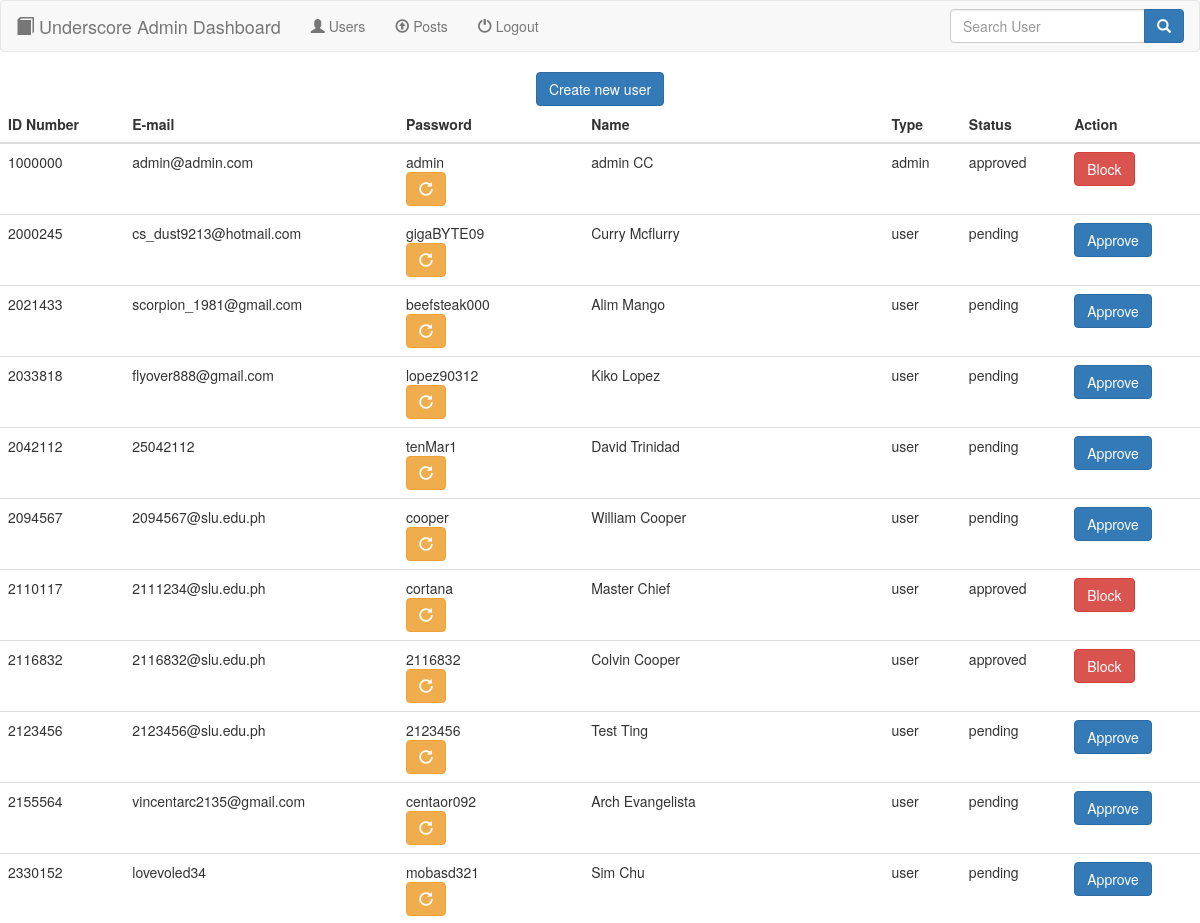
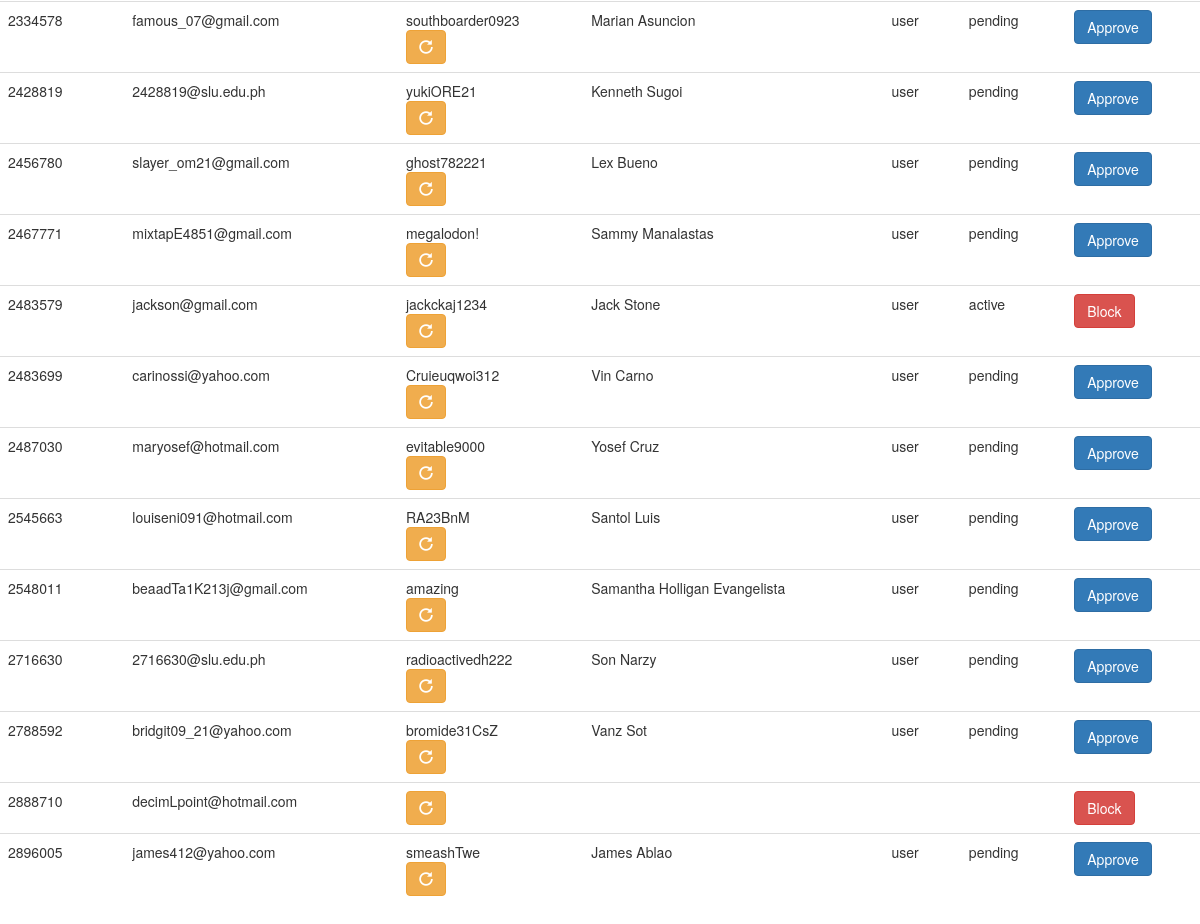
/adminUnderscore/users.php, run on an earlier commit of the app's database (2 pictures, top to bottom).
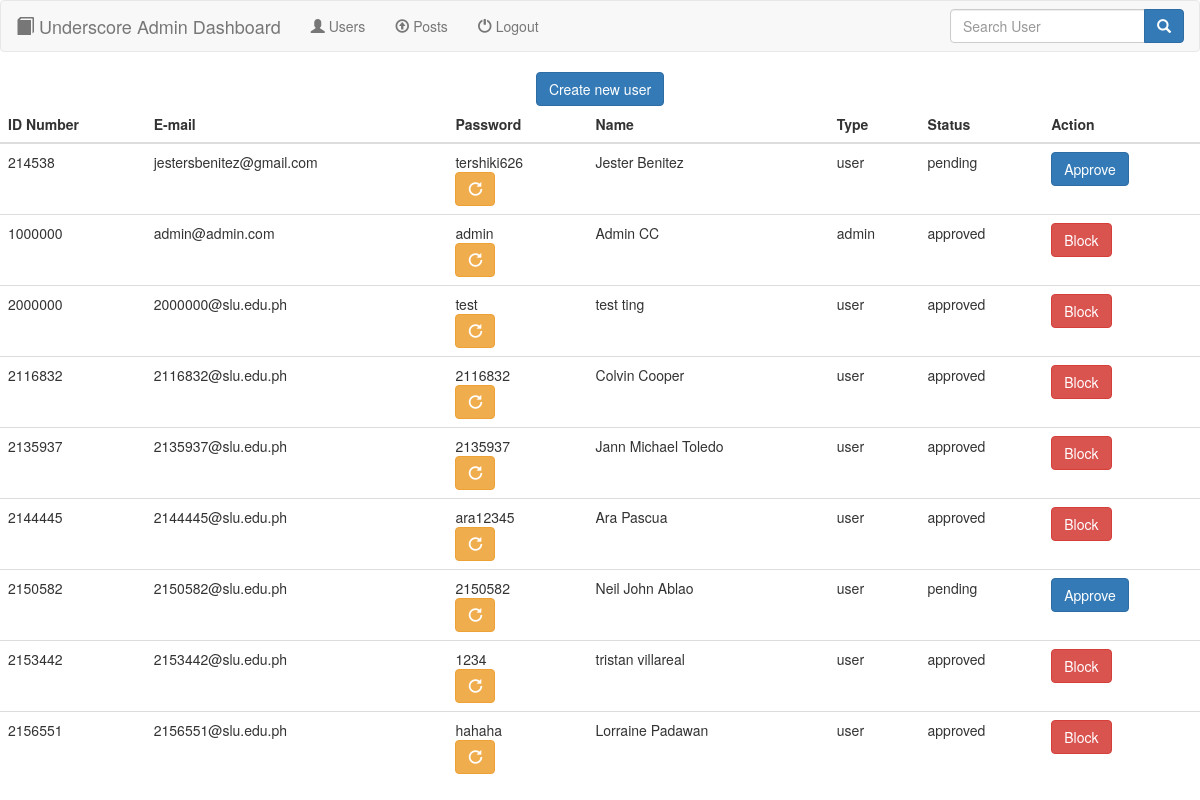
And on a later commit of the database.
### tables this page shows
CREATE TABLE `users` (
  `idno` int(7) NOT NULL,
  `password` varchar(25) NOT NULL,
  `status` varchar(12) NOT NULL,
  `email` varchar(50) NOT NULL,
  `birthDate` date DEFAULT NULL,
  `contactNo` varchar(12) DEFAULT NULL,
  `registerDate` date DEFAULT NULL,
  `userType` varchar(12) NOT NULL,
  `firstname` varchar(25) NOT NULL,
  `lastname` varchar(25) NOT NULL
);

### adminUnderscore/users.php (the view, shortened to what this page needs)
<?php
  include("database.php");
 ?>
<!DOCTYPE html>
<html>
  <head>
    <link rel="stylesheet" href="bootstrap-3.3.7-dist\css\bootstrap.min.css">
  </head>
  <body>
    <?php include('navbar.php'); ?>
    <div class="container-fluid" align="center">
      <a href="registerForm.php" class="btn btn-primary">Create new user</a>
    </div>
    <table class="table table-hover">
      <thead>
        <th>ID Number</th>
        <th>E-mail</th>
        <th>Password</th>
        <th>Name</th>
        <th>Type</th>
        <th>Status</th>
        <th>Action</th>
      </thead>
      <?php
        $sql = "SELECT * FROM users ORDER BY idno";
        $result = mysqli_query($conn, $sql);
        $rows = mysqli_fetch_array($result, MYSQLI_ASSOC);
        do {?>
          <tr>
            <td><?php echo $rows['idno']; ?></td>
            <td><?php echo $rows['email']; ?></td>
            <td>
              <?php echo $rows['password']; ?>
              <form class="" action="changePassword.php" method="post" enctype="multipart/form-data">
                  <button class="btn btn-warning">
                    <span class="glyphicon glyphicon-repeat"></span>
                  </button>
              </form>
            </td>
            <td><?php echo $rows['firstname'] . " " . $rows['lastname']; ?></td>
            <td><?php echo $rows['userType']; ?></td>
            <td><?php echo $rows['status']; ?></td>
            <form action="changeStatus.php" method="POST">
              <?php
                if (strcasecmp($rows['status'], 'pending')==0) {
                  echo '<td>';
                  echo '<button type="submit" class="btn btn-primary" name="userAction">Approve</button>';
                  echo '</td>';
                } else {
                  echo '<td>';
                  echo '<button type="submit" class="btn btn-danger" name="userAction">Block</button>';
                  echo '</td>';
                }
               ?>
            </form>
          </tr>
        <?php } while ($rows = mysqli_fetch_assoc($result));
       ?>
    </table>
  </body>
</html>

### adminUnderscore/navbar.php
<nav class="navbar navbar-default">
  <div class="container-fluid">
    <div class="navbar-header">
      <a href="index.php" class="navbar-brand">
        <span class="glyphicon glyphicon-book"></span> Underscore Admin Dashboard
      </a>
    </div>
    <ul class="nav navbar-nav">
      <li><a href="users.php"><span class="glyphicon glyphicon-user"></span> Users</a></li>
      <li><a href="posts.php"><span class="glyphicon glyphicon-upload"></span> Posts</a></li>
      <li><a href="logout.php"><span class="glyphicon glyphicon-off"></span> Logout</a></li>
    </ul>
    <form class="navbar-form navbar-right" action="search.php" method="post" enctype="multipart/form-data">
      <div class="input-group">
        <input type="search" class="form-control" placeholder="Search User" name="search_class" required>
        <div class="input-group-btn">
          <button class="btn btn-primary">
            <span class="glyphicon glyphicon-search"></span>
          </button>
        </div>
      </div>
    </form>
  </div>
</nav>

What changed in the data, as far as the page shows it:
removed users: idno "2000245", email "cs_dust9213@hotmail.com", password "gigaBYTE09", firstname "Curry", lastname "Mcflurry", userType "user", status "pending", shows "Approve"
removed users: idno "2021433", email "scorpion_1981@gmail.com", password "beefsteak000", firstname "Alim", lastname "Mango", userType "user", status "pending", shows "Approve"
removed users: idno "2033818", email "flyover888@gmail.com", password "lopez90312", firstname "Kiko", lastname "Lopez", userType "user", status "pending", shows "Approve"
removed users: idno "2042112", email "25042112", password "tenMar1", firstname "David", lastname "Trinidad", userType "user", status "pending", shows "Approve"
removed users: idno "2094567", email "2094567@slu.edu.ph", password "cooper", firstname "William", lastname "Cooper", userType "user", status "pending", shows "Approve"
removed users: idno "2110117", email "2111234@slu.edu.ph", password "cortana", firstname "Master", lastname "Chief", userType "user", status "approved", shows "Block"
removed users: idno "2123456", email "2123456@slu.edu.ph", password "2123456", firstname "Test", lastname "Ting", userType "user", status "pending", shows "Approve"
removed users: idno "2155564", email "vincentarc2135@gmail.com", password "centaor092", firstname "Arch", lastname "Evangelista", userType "user", status "pending", shows "Approve"
removed users: idno "2330152", email "lovevoled34", password "mobasd321", firstname "Sim", lastname "Chu", userType "user", status "pending", shows "Approve"
removed users: idno "2334578", email "famous_07@gmail.com", password "southboarder0923", firstname "Marian", lastname "Asuncion", userType "user", status "pending", shows "Approve"
removed users: idno "2428819", email "2428819@slu.edu.ph", password "yukiORE21", firstname "Kenneth", lastname "Sugoi", userType "user", status "pending", shows "Approve"
removed users: idno "2456780", email "slayer_om21@gmail.com", password "ghost782221", firstname "Lex", lastname "Bueno", userType "user", status "pending", shows "Approve"
removed users: idno "2467771", email "mixtapE4851@gmail.com", password "megalodon!", firstname "Sammy", lastname "Manalastas", userType "user", status "pending", shows "Approve"
removed users: idno "2483579", email "jackson@gmail.com", password "jackckaj1234", firstname "Jack", lastname "Stone", userType "user", status "active", shows "Block"
removed users: idno "2483699", email "carinossi@yahoo.com", password "Cruieuqwoi312", firstname "Vin", lastname "Carno", userType "user", status "pending", shows "Approve"
removed users: idno "2487030", email "maryosef@hotmail.com", password "evitable9000", firstname "Yosef", lastname "Cruz", userType "user", status "pending", shows "Approve"
removed users: idno "2545663", email "louiseni091@hotmail.com", password "RA23BnM", firstname "Santol", lastname "Luis", userType "user", status "pending", shows "Approve"
removed users: idno "2548011", email "beaadTa1K213j@gmail.com", password "amazing", firstname "Samantha Holligan", lastname "Evangelista", userType "user", status "pending", shows "Approve"
removed users: idno "2716630", email "2716630@slu.edu.ph", password "radioactivedh222", firstname "Son", lastname "Narzy", userType "user", status "pending", shows "Approve"
removed users: idno "2788592", email "bridgit09_21@yahoo.com", password "bromide31CsZ", firstname "Vanz", lastname "Sot", userType "user", status "pending", shows "Approve"
removed users: idno "2888710", email "decimLpoint@hotmail.com", status "Block"
removed users: idno "2896005", email "james412@yahoo.com", password "smeashTwe", firstname "James", lastname "Ablao", userType "user", status "pending", shows "Approve"
added users: idno "214538", email "jestersbenitez@gmail.com", password "tershiki626", firstname "Jester", lastname "Benitez", userType "user", status "pending", shows "Approve"
changed users "admin@admin.com": firstname "admin" → "Admin"
added users: idno "2000000", email "2000000@slu.edu.ph", password "test", firstname "test", lastname "ting", userType "user", status "approved", shows "Block"
added users: idno "2135937", email "2135937@slu.edu.ph", password "2135937", firstname "Jann Michael", lastname "Toledo", userType "user", status "approved", shows "Block"
added users: idno "2144445", email "2144445@slu.edu.ph", password "ara12345", firstname "Ara", lastname "Pascua", userType "user", status "approved", shows "Block"
added users: idno "2150582", email "2150582@slu.edu.ph", password "2150582", firstname "Neil John", lastname "Ablao", userType "user", status "pending", shows "Approve"
added users: idno "2153442", email "2153442@slu.edu.ph", password "1234", firstname "tristan", lastname "villareal", userType "user", status "approved", shows "Block"
added users: idno "2156551", email "2156551@slu.edu.ph", password "hahaha", firstname "Lorraine", lastname "Padawan", userType "user", status "approved", shows "Block"
